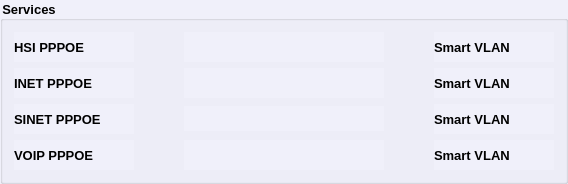
               <widget class="QGroupBox" name="servicesGB">
                <property name="minimumSize">
                 <size>
                  <width>0</width>
                  <height>0</height>
                 </size>
                </property>
                <property name="font">
                 <font>
                  <family>Tahoma</family>
                  <pointsize>10</pointsize>
                  <weight>75</weight>
                  <bold>true</bold>
                 </font>
                </property>
                <property name="styleSheet">
                 <string notr="true">background-color: rgb(240, 240, 250);</string>
                </property>
                <property name="title">
                 <string>Services</string>
                </property>
                <layout class="QVBoxLayout" name="verticalLayout_5">
                 <item>
                  <layout class="QHBoxLayout" name="horizontalLayout_16">
                   <property name="spacing">
                    <number>50</number>
                   </property>
                   <item>
                    <widget class="QLabel" name="label_29">
                     <property name="minimumSize">
                      <size>
                       <width>120</width>
                       <height>30</height>
                      </size>
                     </property>
                     <property name="maximumSize">
                      <size>
                       <width>120</width>
                       <height>30</height>
                      </size>
                     </property>
                     <property name="font">
                      <font>
                       <family>Tahoma</family>
                       <pointsize>10</pointsize>
                       <weight>75</weight>
                       <bold>true</bold>
                      </font>
                     </property>
                     <property name="text">
                      <string>HSI PPPOE</string>
                     </property>
                    </widget>
                   </item>
                   <item>
                    <widget class="QLabel" name="pppoeLbl">
                     <property name="sizePolicy">
                      <sizepolicy hsizetype="Expanding" vsizetype="Preferred">
                       <horstretch>0</horstretch>
                       <verstretch>0</verstretch>
                      </sizepolicy>
                     </property>
                     <property name="minimumSize">
                      <size>
                       <width>200</width>
                       <height>30</height>
                      </size>
                     </property>
                     <property name="maximumSize">
                      <size>
                       <width>200</width>
                       <height>30</height>
                      </size>
                     </property>
                     <property name="font">
                      <font>
                       <family>Tahoma</family>
                       <pointsize>10</pointsize>
                       <weight>75</weight>
                       <bold>true</bold>
                      </font>
                     </property>
                     <property name="styleSheet">
                      <string notr="true">color: rgb(85, 0, 127);</string>
                     </property>
                     <property name="text">
                      <string/>
                     </property>
                    </widget>
                   </item>
                   <item>
                    <widget class="QLabel" name="hsiVlanLbl">
                     <property name="sizePolicy">
                      <sizepolicy hsizetype="Expanding" vsizetype="Preferred">
                       <horstretch>0</horstretch>
                       <verstretch>0</verstretch>
                      </sizepolicy>
                     </property>
                     <property name="minimumSize">
                      <size>
                       <width>120</width>
                       <height>30</height>
                      </size>
                     </property>
                     <property name="maximumSize">
                      <size>
                       <width>2000</width>
                       <height>30</height>
                      </size>
                     </property>
                     <property name="font">
                      <font>
                       <family>Tahoma</family>
                       <pointsize>10</pointsize>
                       <weight>75</weight>
                       <bold>true</bold>
                      </font>
                     </property>
                     <property name="text">
                      <string>Smart VLAN</string>
                     </property>
                    </widget>
                   </item>
                  </layout>
                 </item>
                 <item>
                  <layout class="QHBoxLayout" name="horizontalLayout_9">
                   <property name="spacing">
                    <number>50</number>
                   </property>
                   <item>
                    <widget class="QLabel" name="label_15">
                     <property name="minimumSize">
                      <size>
                       <width>120</width>
                       <height>30</height>
                      </size>
                     </property>
                     <property name="maximumSize">
                      <size>
                       <width>120</width>
                       <height>30</height>
                      </size>
                     </property>
                     <property name="font">
                      <font>
                       <family>Tahoma</family>
                       <pointsize>10</pointsize>
                       <weight>75</weight>
                       <bold>true</bold>
                      </font>
                     </property>
                     <property name="text">
                      <string>INET PPPOE</string>
                     </property>
                    </widget>
                   </item>
                   <item>
                    <widget class="QLabel" name="inetLbl">
                     <property name="sizePolicy">
                      <sizepolicy hsizetype="Expanding" vsizetype="Preferred">
                       <horstretch>0</horstretch>
                       <verstretch>0</verstretch>
                      </sizepolicy>
                     </property>
                     <property name="minimumSize">
                      <size>
                       <width>200</width>
                       <height>30</height>
                      </size>
                     </property>
                     <property name="maximumSize">
                      <size>
                       <width>200</width>
                       <height>30</height>
                      </size>
                     </property>
                     <property name="font">
                      <font>
                       <family>Tahoma</family>
                       <pointsize>10</pointsize>
                       <weight>75</weight>
                       <bold>true</bold>
                      </font>
                     </property>
                     <property name="styleSheet">
                      <string notr="true">color: rgb(85, 0, 127);</string>
                     </property>
                     <property name="text">
                      <string/>
                     </property>
                    </widget>
                   </item>
                   <item>
                    <widget class="QLabel" name="inetVlanLbl">
                     <property name="sizePolicy">
                      <sizepolicy hsizetype="Expanding" vsizetype="Preferred">
                       <horstretch>0</horstretch>
                       <verstretch>0</verstretch>
                      </sizepolicy>
                     </property>
                     <property name="minimumSize">
                      <size>
                       <width>120</width>
                       <height>30</height>
                      </size>
                     </property>
                     <property name="maximumSize">
                      <size>
                       <width>2000</width>
                       <height>30</height>
                      </size>
                     </property>
                     <property name="font">
                      <font>
                       <family>Tahoma</family>
                       <pointsize>10</pointsize>
                       <weight>75</weight>
                       <bold>true</bold>
                      </font>
                     </property>
                     <property name="text">
                      <string>Smart VLAN</string>
                     </property>
                    </widget>
                   </item>
                  </layout>
                 </item>
                 <item>
                  <layout class="QHBoxLayout" name="horizontalLayout_15">
                   <property name="spacing">
                    <number>50</number>
                   </property>
                   <item>
                    <widget class="QLabel" name="label_27">
                     <property name="minimumSize">
                      <size>
                       <width>120</width>
                       <height>30</height>
                      </size>
                     </property>
                     <property name="maximumSize">
                      <size>
                       <width>120</width>
                       <height>30</height>
                      </size>
                     </property>
                     <property name="font">
                      <font>
                       <family>Tahoma</family>
                       <pointsize>10</pointsize>
                       <weight>75</weight>
                       <bold>true</bold>
                      </font>
                     </property>
                     <property name="text">
                      <string>SINET PPPOE</string>
                     </property>
                    </widget>
                   </item>
                   <item>
                    <widget class="QLabel" name="sinetLbl">
                     <property name="sizePolicy">
                      <sizepolicy hsizetype="Expanding" vsizetype="Preferred">
                       <horstretch>0</horstretch>
                       <verstretch>0</verstretch>
                      </sizepolicy>
                     </property>
                     <property name="minimumSize">
                      <size>
                       <width>200</width>
                       <height>25</height>
                      </size>
                     </property>
                     <property name="maximumSize">
                      <size>
                       <width>200</width>
                       <height>25</height>
                      </size>
                     </property>
                     <property name="font">
                      <font>
                       <family>Tahoma</family>
                       <pointsize>10</pointsize>
                       <weight>75</weight>
                       <bold>true</bold>
                      </font>
                     </property>
                     <property name="styleSheet">
                      <string notr="true">color: rgb(85, 0, 127);</string>
                     </property>
                     <property name="text">
                      <string/>
                     </property>
                    </widget>
                   </item>
                   <item>
                    <widget class="QLabel" name="sinetVlanLbl">
                     <property name="sizePolicy">
                      <sizepolicy hsizetype="Expanding" vsizetype="Preferred">
                       <horstretch>0</horstretch>
                       <verstretch>0</verstretch>
                      </sizepolicy>
                     </property>
                     <property name="minimumSize">
                      <size>
                       <width>120</width>
                       <height>30</height>
                      </size>
                     </property>
                     <property name="maximumSize">
                      <size>
                       <width>2000</width>
                       <height>30</height>
                      </size>
                     </property>
                     <property name="font">
                      <font>
                       <family>Tahoma</family>
                       <pointsize>10</pointsize>
                       <weight>75</weight>
                       <bold>true</bold>
                      </font>
                     </property>
                     <property name="text">
                      <string>Smart VLAN</string>
                     </property>
                    </widget>
                   </item>
                  </layout>
                 </item>
                 <item>
                  <layout class="QHBoxLayout" name="horizontalLayout_10">
                   <property name="spacing">
                    <number>50</number>
                   </property>
                   <item>
                    <widget class="QLabel" name="label_17">
                     <property name="minimumSize">
                      <size>
                       <width>120</width>
                       <height>30</height>
                      </size>
                     </property>
                     <property name="maximumSize">
                      <size>
                       <width>120</width>
                       <height>30</height>
                      </size>
                     </property>
                     <property name="font">
                      <font>
                       <family>Tahoma</family>
                       <pointsize>10</pointsize>
                       <weight>75</weight>
                       <bold>true</bold>
                      </font>
                     </property>
                     <property name="text">
                      <string>VOIP PPPOE</string>
                     </property>
                    </widget>
                   </item>
                   <item>
                    <widget class="QLabel" name="voipLbl">
                     <property name="sizePolicy">
                      <sizepolicy hsizetype="Expanding" vsizetype="Preferred">
                       <horstretch>0</horstretch>
                       <verstretch>0</verstretch>
                      </sizepolicy>
                     </property>
                     <property name="minimumSize">
                      <size>
                       <width>200</width>
                       <height>30</height>
                      </size>
                     </property>
                     <property name="maximumSize">
                      <size>
                       <width>200</width>
                       <height>30</height>
                      </size>
                     </property>
                     <property name="font">
                      <font>
                       <family>Tahoma</family>
                       <pointsize>10</pointsize>
                       <weight>75</weight>
                       <bold>true</bold>
                      </font>
                     </property>
                     <property name="styleSheet">
                      <string notr="true">color: rgb(85, 0, 127);</string>
                     </property>
                     <property name="text">
                      <string/>
                     </property>
                    </widget>
                   </item>
                   <item>
                    <widget class="QLabel" name="voipVlanLbl">
                     <property name="sizePolicy">
                      <sizepolicy hsizetype="Expanding" vsizetype="Preferred">
                       <horstretch>0</horstretch>
                       <verstretch>0</verstretch>
                      </sizepolicy>
                     </property>
                     <property name="minimumSize">
                      <size>
                       <width>120</width>
                       <height>30</height>
                      </size>
                     </property>
                     <property name="maximumSize">
                      <size>
                       <width>2000</width>
                       <height>30</height>
                      </size>
                     </property>
                     <property name="font">
                      <font>
                       <family>Tahoma</family>
                       <pointsize>10</pointsize>
                       <weight>75</weight>
                       <bold>true</bold>
                      </font>
                     </property>
                     <property name="text">
                      <string>Smart VLAN</string>
                     </property>
                    </widget>
                   </item>
                  </layout>
                 </item>
                </layout>
               </widget>
